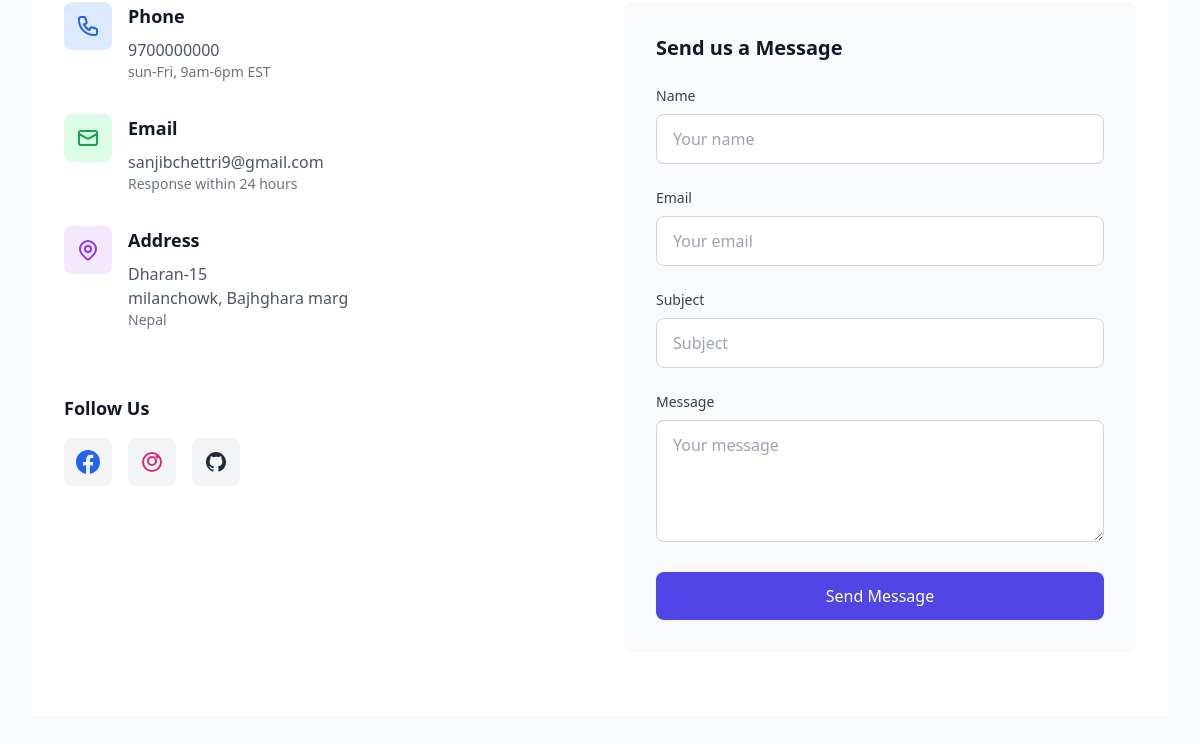
The app's page / (lower part), older data.
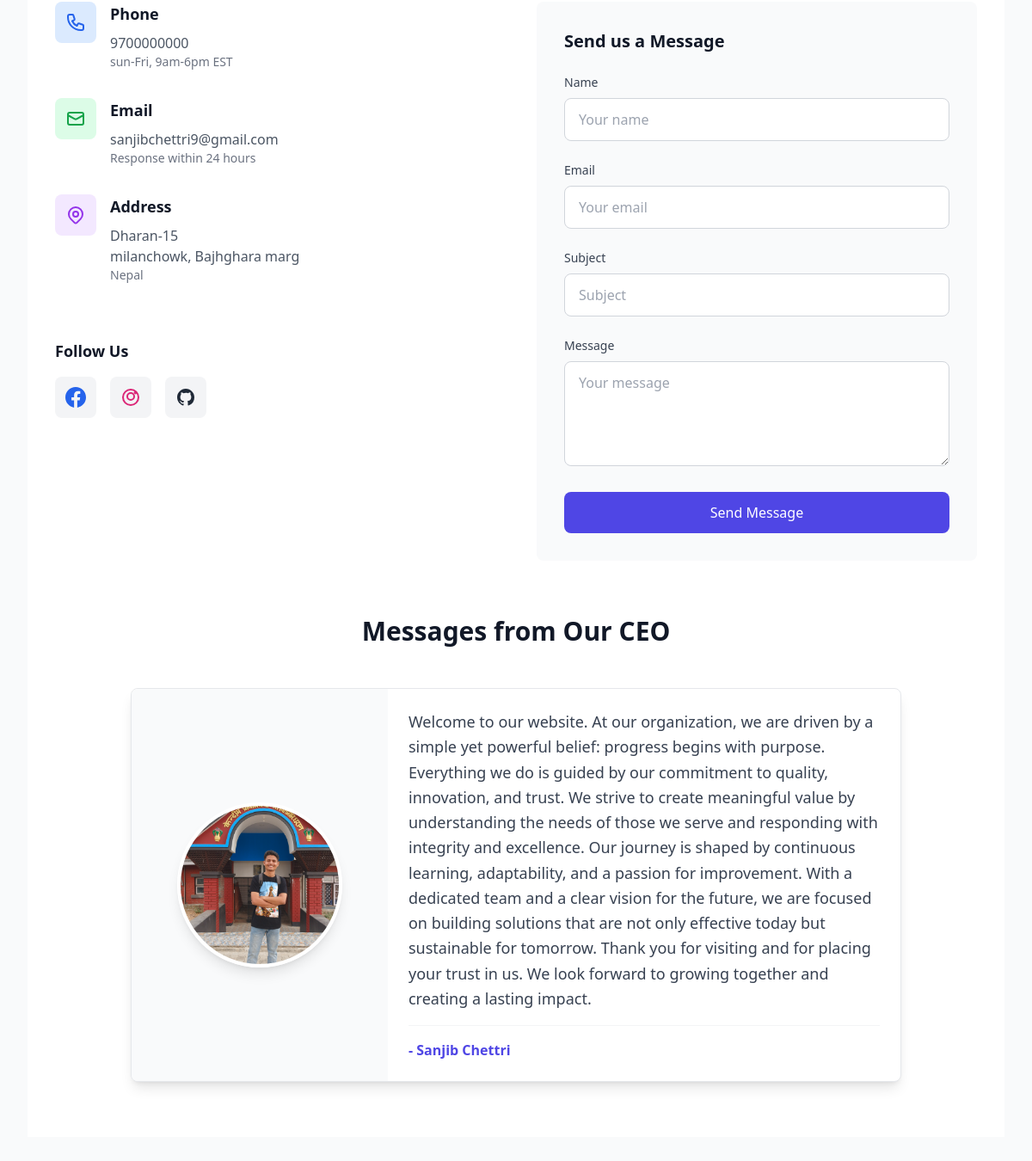
The same page, newer data.
### authapp/models.py (models this page shows, shortened)
class Message_From_CEO(models.Model):
    Ceo_name=models.CharField(max_length=100)
    message=models.TextField(blank=False, null=False)
    image=models.ImageField(upload_to='ceo_messages/', null=True, blank=True)

### authapp/views.py (the view, shortened to what this page needs)
# urls.py: path('',views.home_view,name='home'),
def home_view(request):
    msg_ceo=Message_From_CEO.objects.all()
    context={
        'msg_ceo':msg_ceo,
    }
    return render(request, 'authapp/home.html', context=context)

### templates/authapp/home.html (shortened to what the changed rows need)
{% extends 'authapp/base.html' %}
{% load socialaccount %}
{% block child_block %}
<section id="contact" class="py-16 bg-white">
    <div class="max-w-7xl mx-auto px-4 sm:px-6 lg:px-8">
        {% if msg_ceo %}
        <div class="mt-16">
            <h2 class="text-3xl font-bold text-center text-gray-900 mb-12">Messages from Our CEO</h2>
            <div class="space-y-8 max-w-4xl mx-auto">
                {% for message in msg_ceo %}
                <div class="bg-white rounded-lg shadow-lg overflow-hidden border border-gray-200">
                    <div class="flex flex-col md:flex-row">
                        {% if message.image %}
                        <div class="md:w-1/3 p-6 flex items-center justify-center bg-gray-50">
                            <img src="{{ message.image.url }}"
                                 alt="CEO Image"
                                 class="w-48 h-48 object-cover rounded-full border-4 border-white shadow-lg">
                        </div>
                        {% endif %}
                        <div class="md:w-2/3 p-6">
                            <div class="mb-4">
                                <p class="text-gray-700 text-lg leading-relaxed">{{ message.message }}</p>
                            </div>
                            <div class="pt-4 border-t border-gray-100">
                                <p class="font-semibold text-indigo-600">- {{ message.Ceo_name }}</p>
                            </div>
                        </div>
                    </div>
                </div>
                {% endfor %}
            </div>
        </div>
        {% endif %}
    </div>
</section>
{% endblock %}

Row changes from the older to the newer data that the page shows:
added Message_From_CEO: image (picture), message "Welcome to our website. At our organization, we are driven by a simple yet powerful belief: progress begins with purpose. Everything we do is guided by our commitment to quality, innovation, and trust. We strive to create meaningful value by understanding the needs of those we serve and responding with integrity and excellence. Our journey is shaped by continuous learning, adaptability, and a passion for improvement. With a dedicated team and a clear vision for the future, we are focused on building solutions that are not only effective today but sustainable for tomorrow. Thank you for visiting and for placing your trust in us. We look forward to growing together and creating a lasting…", Ceo_name "Sanjib Chettri"
Text that changed along with them:
text now shown: "Messages from Our CEO"
